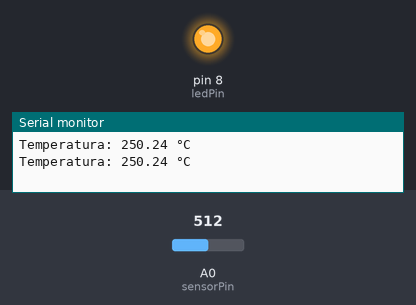
The sketch below on a simulated Arduino Uno, built with avr-gcc and run on an emulated ATmega328P. Parts: output pins drawn as LEDs (lit = HIGH), the last lines printed to the serial monitor. Inputs (shaded band) come from the test bench; at power-on: A0 (sensorPin) = 512.

Above: at 1.8 s.
1.9 s: A0 (sensorPin) set to 43
3.4 s: A0 (sensorPin) set to 38
At 4.5 s:
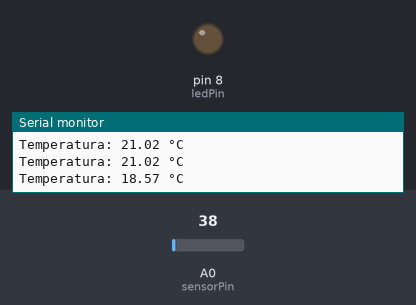
5.5 s: A0 (sensorPin) set to 122
At 7.2 s:
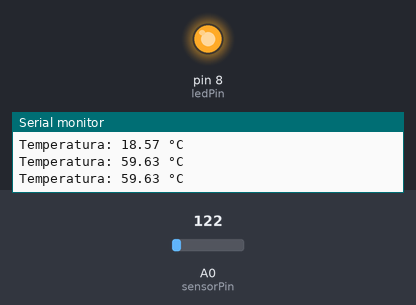
7.5 s: A0 (sensorPin) set to 20
At 8.9 s:
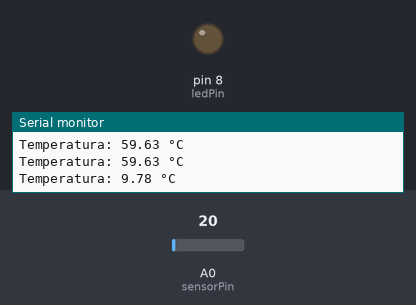
Timing chart, 0 to 10.5 s (numbered marks = the images above; inputs shaded):
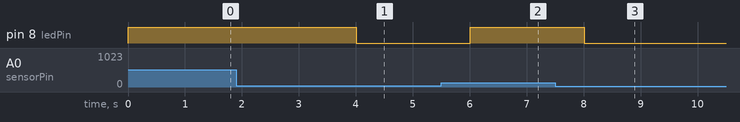

Measured:
- the behaviour switches between 41 and 40 on A0 (sensorPin) (found by bisection; images 0 and 1)
- after the input at 3.4 s, pin 8 (ledPin): HIGH → LOW after 0.60 s
- after the input at 5.5 s, pin 8 (ledPin): LOW → HIGH after 0.51 s
- after the input at 7.5 s, pin 8 (ledPin): HIGH → LOW after 0.51 s

The sketch:

Ej1.ino
```cpp
int ledPin = 8;

int sensorPin = A0;

float temperature = 0;
int sensorValue = 0;

void setup() {
  pinMode(ledPin, OUTPUT);

  Serial.begin(9600);
}

void loop() {
  sensorValue = analogRead(sensorPin);

  temperature = (sensorValue * 5.0 / 1023.0) * 100;

  Serial.print("Temperatura: ");
  Serial.print(temperature);
  Serial.println(" °C");


  if (temperature < 20) {
    digitalWrite(ledPin, LOW);
  } else if (temperature >= 20 && temperature < 30) {
    digitalWrite(ledPin, HIGH);
  } else {
    digitalWrite(ledPin, HIGH);
  }

  delay(1000);
}
```
